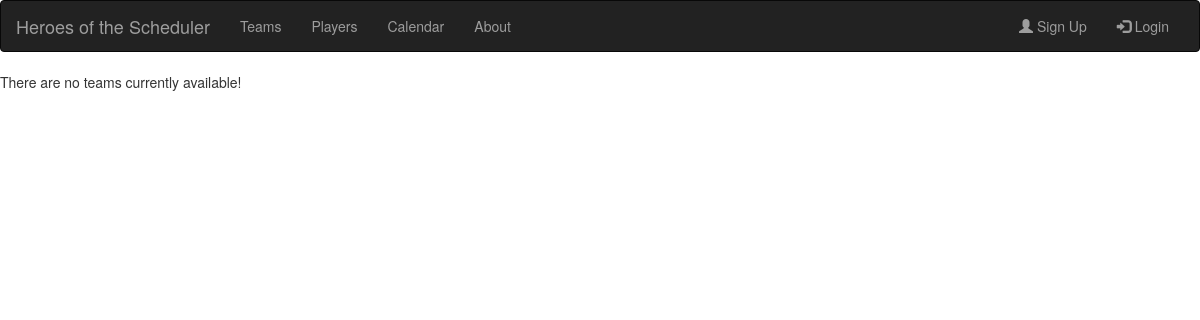
/scheduler/teams/, run on an earlier commit of the app's database.
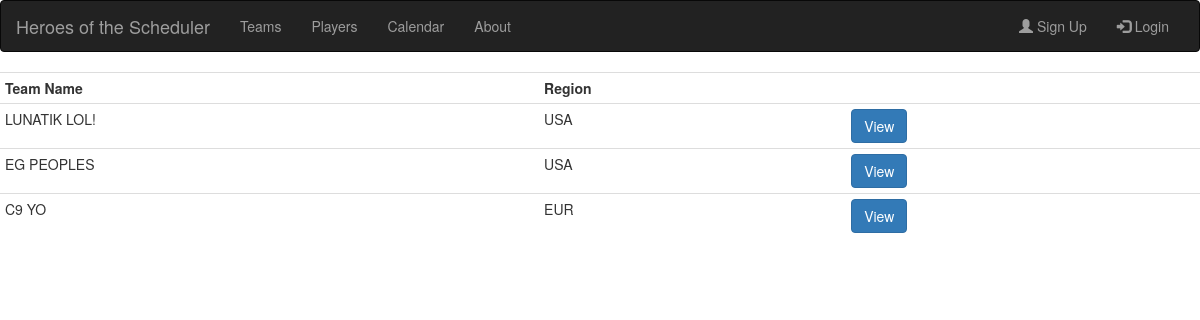
And on a later commit of the database.
### scheduler/models.py (models this page shows, shortened)
class Team(models.Model):
    UNITED_STATES = "USA"
    EUROPE = "EUR"
    REGION_CHOICES = (
          (UNITED_STATES, "The United States"),
          (EUROPE, "Europe")
    )
    team_name = models.CharField(max_length=50,unique=True)
    region = models.CharField(max_length=3,choices=REGION_CHOICES)

### scheduler/views.py (the view)
class TeamIndexView(generic.ListView):
    template_name = 'scheduler/teams.html'
    context_object_name = 'active_teams'
    def get_queryset(self):
        return Team.objects.all();

### scheduler/templates/scheduler/teams.html
{% extends "base.html" %}
{% block content %}
    {% if active_teams %}
        <table class="table table-condensed">
            <tr>
                <th>Team Name</th>
                <th>Region</th>
                <th/>
            </tr>
            {% for team in active_teams %}
                <tr>
                    <td>{{team.team_name}}</td>
                    <td>{{team.region}}</td>
                    <td><a class="btn btn-primary" href="#"
                     role="button">View</a>
                     </td>
                </tr>
            {% endfor %}
        </table>
    {% else %}
        <p>There are no teams currently available!</p>
    {% endif %}
{% endblock %}

### scheduler/templates/base.html (shortened to what this page needs)
{% load staticfiles %}
<!DOCTYPE html>
<html lang="en">
  <head>
    <link href="{% static 'bootstrap/css/bootstrap.min.css' %}"
          rel="stylesheet" media="screen">
  </head>
  <body>
    <nav class="navbar navbar-inverse">
        <div class="container-fluid">
            <a class="navbar-brand" href="{% url 'scheduler:home'%}">
                Heroes of the Scheduler
            </a>
            <div class="collapse navbar-collapse" id="myNavbar">
                <ul class="nav navbar-nav">
                    <li><a href="{% url 'scheduler:teams'%}">Teams</a></li>
                    <li><a href="{% url 'scheduler:players'%}">Players</a></li>
                    <li><a href="{% url 'scheduler:calendar'%}">Calendar</a></li>
                    <li><a href="{% url 'scheduler:about'%}">About</a></li>
                </ul>
                <ul class="nav navbar-nav navbar-right">
                    <li><a href="#"><span class="glyphicon glyphicon-user">
                    </span> Sign Up</a></li>
                    <li><a href="#"><span class="glyphicon glyphicon-log-in">
                    </span> Login</a></li>
                </ul>
            </div>
        </div>
    </nav>
    {% block content %}
    {% endblock %}
  </body>
</html>

What changed in the data, as far as the page shows it:
added Team: team_name "LUNATIK LOL!", region "USA"
added Team: team_name "EG PEOPLES", region "USA"
added Team: team_name "C9 YO", region "EUR"
Also different on the page:
text no longer shown: "There are no teams currently available!"
text now shown: "Team Name Region"
